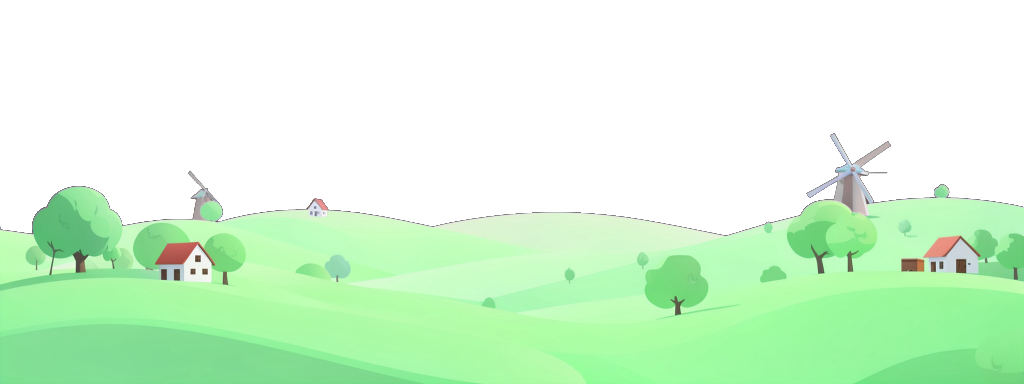
#> input picture art/bg-meadow.png, 2048 x 768 px (shown at 1/2 size)
$ python key_layer.py ../art/bg-meadow.png out.png
#> lines starting #> are read from the running program, lines starting #| are printed output that depends on the picture; after the words box and inside, x2 and y2 are one past the last pixel; in counts of white or black regions, pixels touching at a corner belong together
"""Вирізає пурпурове небо з широких шарів пейзажу (пагорби, земля).

Зелені пагорби генеруємо на пурпуровому тлі, а не на зеленому: інакше хромакей з'їв би траву.
normalize_assets.py визначає тло за краями картинки, а шари йдуть від краю до краю, тож тут свій кеїнг:

1. «Пурпуровість» m = min(R, B) - G: тло ≈ 60–90, трава, земля, дахи й квіти — нижче 25.
2. Despill: на перехідних пікселях R і B зменшуються на частку m, щоб не було рожевої облямівки.
3. Alpha: erode 1 px, feather 1 px.
4. Кремові смуги паперу по лівому/правому краю (і знизу з --trim-bottom) обрізаються:
   модель часто малює аркуш з полями.
5. Обрізка зверху по першому непрозорому рядку, WebP.

python scripts/key_layer.py <вхід> <вихід.webp> [--trim-bottom] [--width 2048]
python scripts/key_layer.py <вхід> <вихід.webp> --object [--size 512]   (окремий об'єкт: обрізка з усіх боків)
"""

import argparse
import sys

import numpy as np
from PIL import Image, ImageFilter

sys.stdout.reconfigure(encoding="utf-8")

OPAQUE_BELOW = 25
CLEAR_ABOVE = 50


def cream_mask(rgb: np.ndarray) -> np.ndarray:
    return (rgb.min(-1) > 185) & (rgb.max(-1) - rgb.min(-1) < 45)


def trim_edges(rgb: np.ndarray, alpha: np.ndarray, bottom: bool) -> tuple[int, int, int]:
    """Межі без паперових полів. Поле збоку — стовпчик, де в рядках неба (майже весь рядок пурпуровий) пурпурового нема:
    блідо-кремові пагорби так не сплутати з папером. Знизу — рядки, де переважає кремовий папір."""
    cream = cream_mask(rgb) & (alpha > 0.5)
    solid = alpha > 0.5
    h, w = alpha.shape
    sky_rows = (alpha < 0.5).mean(1) > 0.8
    if sky_rows.any():
        frac_col = solid[sky_rows].mean(0)
    else:
        frac_col = np.zeros(w)
    x0 = 0
    while x0 < w // 4 and frac_col[x0] > 0.5:
        x0 += 1
    x1 = w
    while x1 > w * 3 // 4 and frac_col[x1 - 1] > 0.5:
        x1 -= 1
    y1 = h
    if bottom:
        frac_row = cream.sum(1) / np.maximum(1, solid.sum(1))
        while y1 > h // 2 and frac_row[y1 - 1] > 0.6:
            y1 -= 1
        # У смуги землі поля паперу бувають і з боків, лише нижче трави: там вони видні як шов між копіями
        low = slice(h // 2, y1)
        frac_low = cream[low].sum(0) / np.maximum(1, solid[low].sum(0))
        while x0 < w // 4 and frac_low[x0] > 0.3:
            x0 += 1
        while x1 > w * 3 // 4 and frac_low[x1 - 1] > 0.3:
            x1 -= 1
    # Запас у кілька пікселів: край аркуша розмитий
    return min(x0 + 6, w // 4) if x0 else 0, max(x1 - 6, w * 3 // 4) if x1 < w else w, max(y1 - 6, h // 2) if y1 < h else h


def main() -> None:
    ap = argparse.ArgumentParser()
    ap.add_argument("input")
    ap.add_argument("output")
    ap.add_argument("--trim-bottom", action="store_true", help="обрізати кремовий папір знизу (смуга землі)")
    ap.add_argument("--width", type=int, default=2048)
    ap.add_argument("--object", action="store_true", help="окремий об'єкт на тлі: обрізати по ньому з усіх боків")
    ap.add_argument("--size", type=int, default=512, help="з --object: довша сторона, px")
    a = ap.parse_args()

    rgb = np.array(Image.open(a.input).convert("RGB")).astype(float)
    m = np.minimum(rgb[..., 0], rgb[..., 2]) - rgb[..., 1]
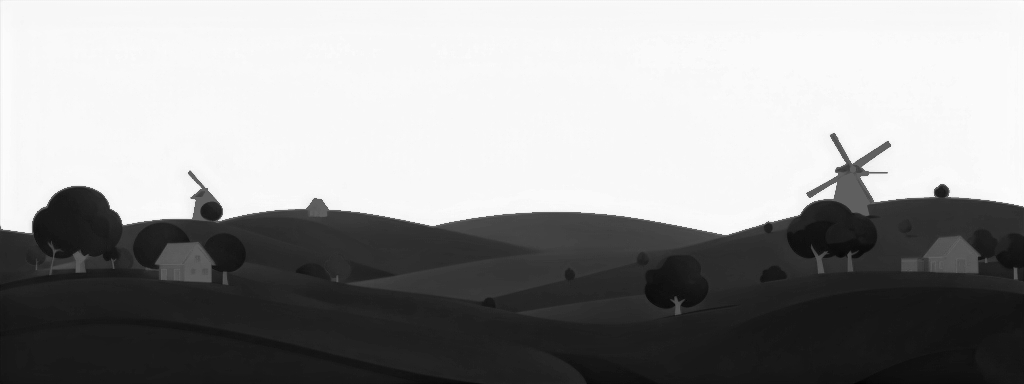
#> m: shape (768, 2048) float64 (shown at 1/2 size); min -127, max 212, mean 76.3; drawn with min black and max white
    alpha = np.clip((CLEAR_ABOVE - m) / (CLEAR_ABOVE - OPAQUE_BELOW), 0, 1)
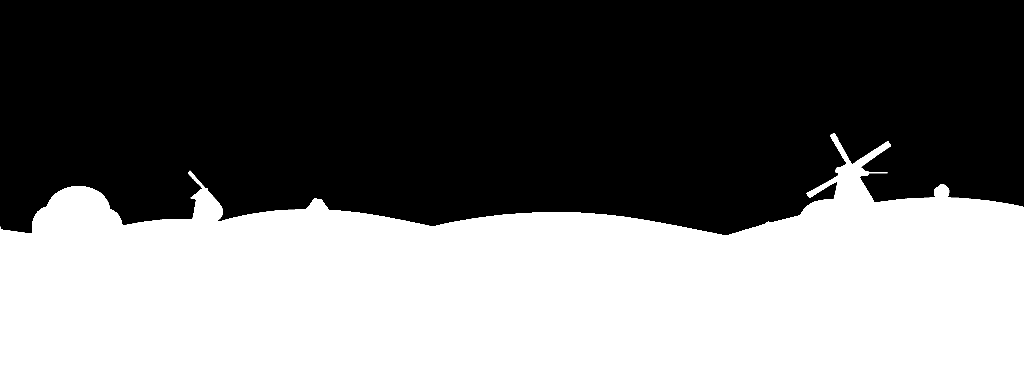
#> alpha: shape (768, 2048) float64 (shown at 1/2 size); values 0 (black) and 1 (white), 45.3% white; 3 white regions (2 under 20 px), largest, box (x1, y1, x2, y2) and area: (0, 266, 2048, 768) 712242

    spill = np.clip(m, 0, None)[..., None] * 0.6
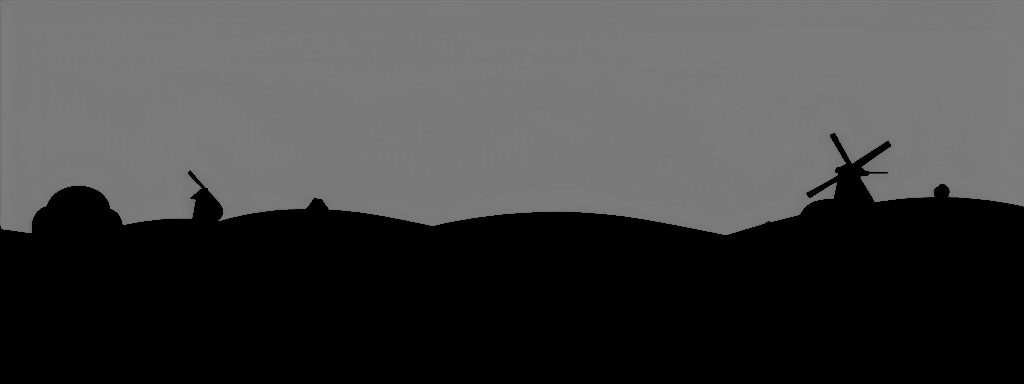
#> spill: shape (768, 2048, 1) float64 (shown at 1/2 size); min 0, max 127.2, mean 66.9
    edge = (alpha < 1)[..., None]
    rgb[..., [0, 2]] = np.where(edge, rgb[..., [0, 2]] - spill, rgb[..., [0, 2]])
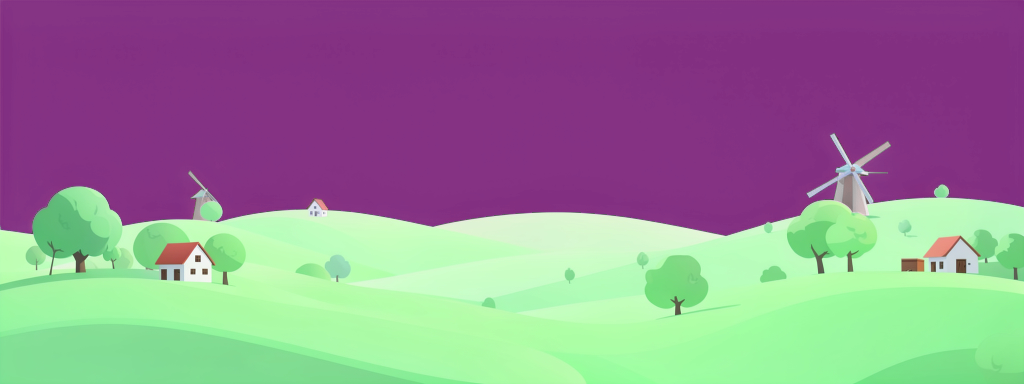
#> rgb: shape (768, 2048, 3) float64 (shown at 1/2 size); mean R, G, B 147.1, 135.2, 147
    rgb = np.clip(rgb, 0, 255)

    am = Image.fromarray((alpha * 255).astype("uint8")).filter(ImageFilter.MinFilter(3)).filter(ImageFilter.GaussianBlur(1))
    alpha = np.array(am).astype(float) / 255

    if a.object:
        # Поодинокі пікселі зерна не рахуємо: рядок/стовпчик непорожній, коли в ньому хоч 8 непрозорих точок
        solid = alpha > 0.05
        rows = np.nonzero(solid.sum(1) > 8)[0]
        cols = np.nonzero(solid.sum(0) > 8)[0]
        y0, y1 = max(0, int(rows[0]) - 4), min(alpha.shape[0], int(rows[-1]) + 5)
        x0, x1 = max(0, int(cols[0]) - 4), min(alpha.shape[1], int(cols[-1]) + 5)
        img = Image.fromarray(np.dstack([rgb, alpha * 255]).astype("uint8")[y0:y1, x0:x1], "RGBA")
        k = a.size / max(img.size)
        img = img.resize((round(img.width * k), round(img.height * k)), Image.LANCZOS)
        img.save(a.output, "WEBP", quality=88, method=6, alpha_quality=90)
        print(f"{a.output} {img.width}x{img.height} (об'єкт x {x0}..{x1}, y {y0}..{y1})")
        return

    x0, x1, y1 = trim_edges(rgb, alpha, a.trim_bottom)
#> in cream_mask, `return (rgb.min(-1) > 185) & (rgb.max(-1) - rgb.min(-1) < 45)`:
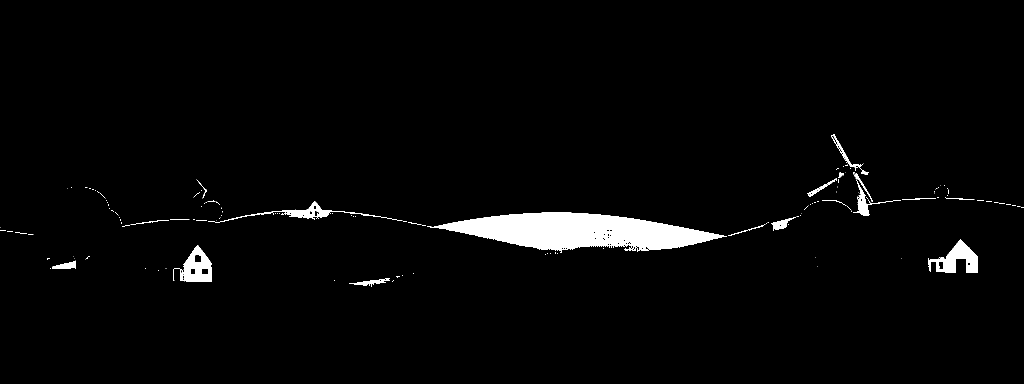
#> returned value: shape (768, 2048) bool (shown at 1/2 size); 2.7% white; 154 white regions (122 under 20 px), largest, box (x1, y1, x2, y2) and area: (854, 425, 1454, 506) 28178, (1856, 478, 1956, 546) 3130, (360, 490, 424, 564) 2802
#> in trim_edges, `cream = cream_mask(rgb) & (alpha > 0.5)`: cream: shape (768, 2048) bool; 2.6% white; 152 white regions (123 under 20 px), largest, box (x1, y1, x2, y2) and area: (854, 425, 1454, 506) 28099, (1856, 478, 1956, 546) 3130, (360, 490, 424, 564) 2802
#> in trim_edges, `solid = alpha > 0.5`:
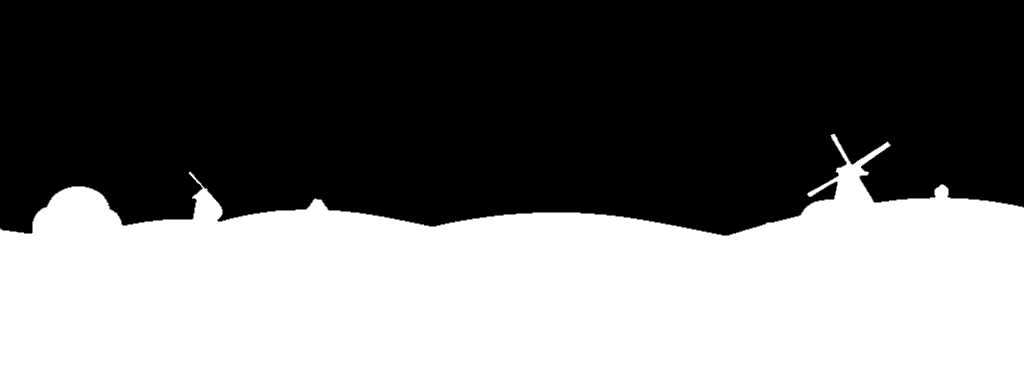
#> solid: shape (768, 2048) bool (shown at 1/2 size); 45% white; 1 white region, box (x1, y1, x2, y2) and area: (0, 267, 2048, 768) 708311
#> in trim_edges, `frac_col = solid[sky_rows].mean(0)`: frac_col = 2048 values, max 0.216 at index 1693, min 0 at index 0, mean 0.0118
#> after the loop in trim_edges, `while x0 < w // 4 and frac_col[x0] > 0.5:`: x0 = 0
#> after the loop in trim_edges, `while x1 > w * 3 // 4 and frac_col[x1 - 1] > 0.5:`: x1 = 2048
#> x0 = 0; x1 = 2048; y1 = 768
    # Поодинокі пікселі (зерно паперу) не рахуємо: рядок непорожній, коли в ньому хоч 8 непрозорих точок
    rows = np.nonzero((alpha[:y1, x0:x1] > 0.05).sum(1) > 8)[0]
#> rows = 500 values from 268 to 767
    y0 = max(0, int(rows[0]) - 4) if len(rows) else 0
#> y0 = 264

    out = np.dstack([rgb, alpha * 255]).astype("uint8")[y0:y1, x0:x1]
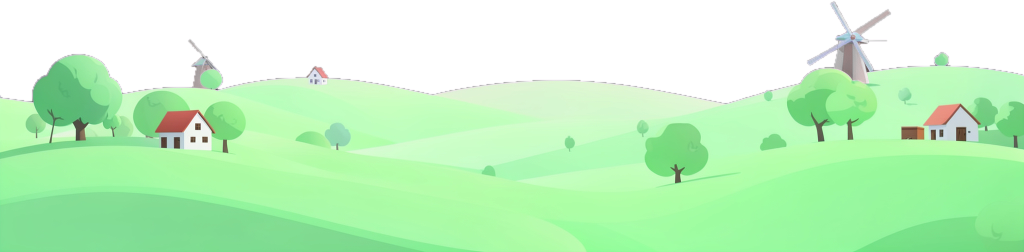
#> out: shape (504, 2048, 4) (shown at 1/2 size); mean R, G, B, A 154.9, 180.2, 155.3, 175; transparent parts drawn white
    img = Image.fromarray(out, "RGBA")
    if img.width != a.width:
        img = img.resize((a.width, round(img.height * a.width / img.width)), Image.LANCZOS)
    img.save(a.output, "WEBP", quality=88, method=6, alpha_quality=90)
    print(f"{a.output} {img.width}x{img.height} (обрізано x {x0}..{x1}, y {y0}..{y1})")
#| out.png 2048x504 (обрізано x 0..2048, y 264..768)


if __name__ == "__main__":
    main()

$ run again, on art/bg-sea.png
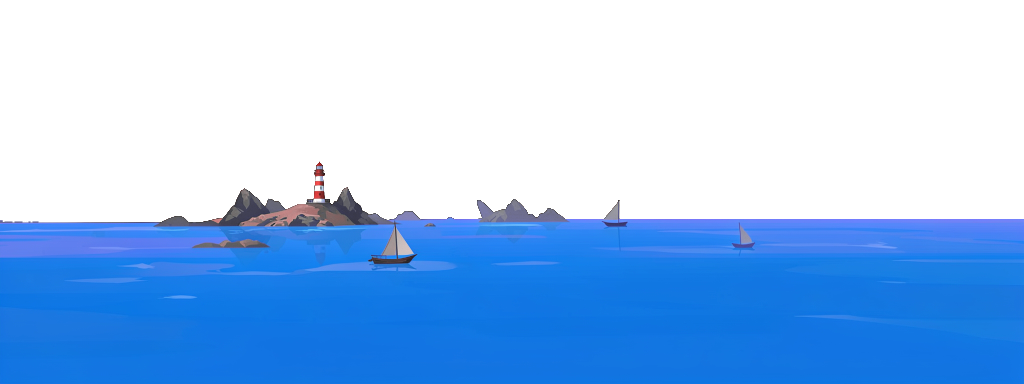
#> input picture art/bg-sea.png, 2048 x 768 px (shown at 1/2 size)
#> in main, `alpha = np.clip((CLEAR_ABOVE - m) / (CLEAR_ABOVE - OPAQUE_BELOW), 0, 1)`:
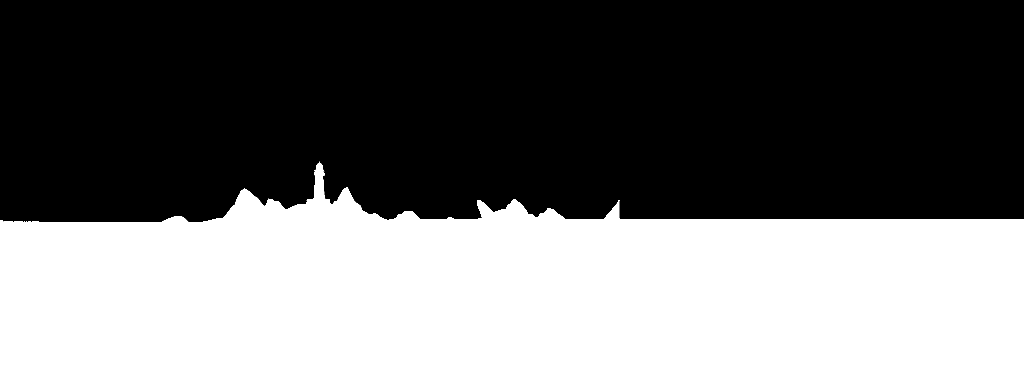
#> alpha: shape (768, 2048) float64 (shown at 1/2 size); values 0 (black) and 1 (white), 43.9% white; 2 white regions (1 under 20 px), largest, box (x1, y1, x2, y2) and area: (0, 323, 2048, 768) 690834
#> cream: shape (768, 2048) bool; 0.06% white; 12 white regions (8 under 20 px), largest, box (x1, y1, x2, y2) and area: (794, 474, 826, 510) 659, (629, 371, 646, 382) 123, (626, 398, 645, 405) 117, (631, 352, 641, 362) 89
#> solid: shape (768, 2048) bool; 43.7% white; 1 white region, box (x1, y1, x2, y2) and area: (0, 327, 2048, 768) 687979
#> frac_col = 2048 values, max 0.227 at index 637, min 0 at index 0, mean 0.00943
#> after the loop in trim_edges, `while x0 < w // 4 and frac_col[x0] > 0.5:`: x0 = 0
#> after the loop in trim_edges, `while x1 > w * 3 // 4 and frac_col[x1 - 1] > 0.5:`: x1 = 2048
#> in main, `x0, x1, y1 = trim_edges(rgb, alpha, a.trim_bottom)`: x0 = 0; x1 = 2048; y1 = 768
#> rows = 440 values from 328 to 767
#> y0 = 324
#> in main, `out = np.dstack([rgb, alpha * 255]).astype("uint8")[y0:y1, x0:x1]`:
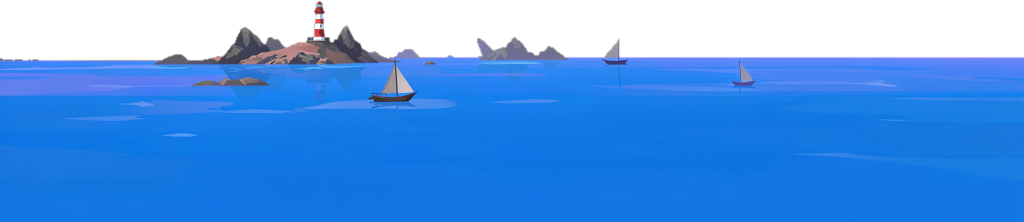
#> out: shape (444, 2048, 4) (shown at 1/2 size); mean R, G, B, A 57.5, 101.5, 199.1, 192.9; transparent parts drawn white
#| out.png 2048x444 (обрізано x 0..2048, y 324..768)
